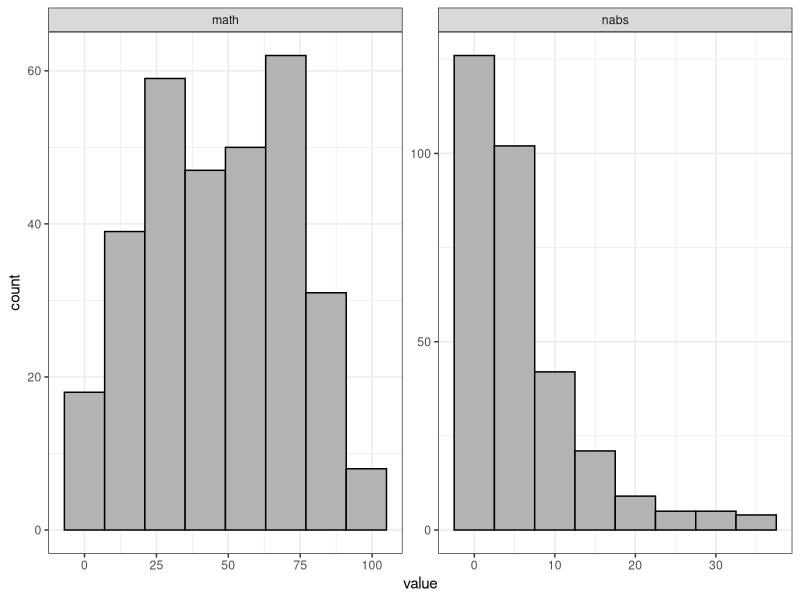
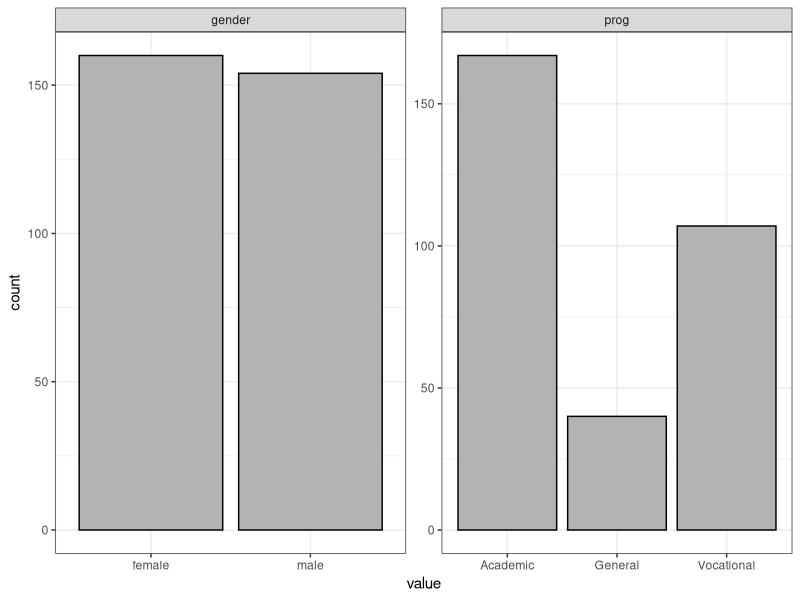
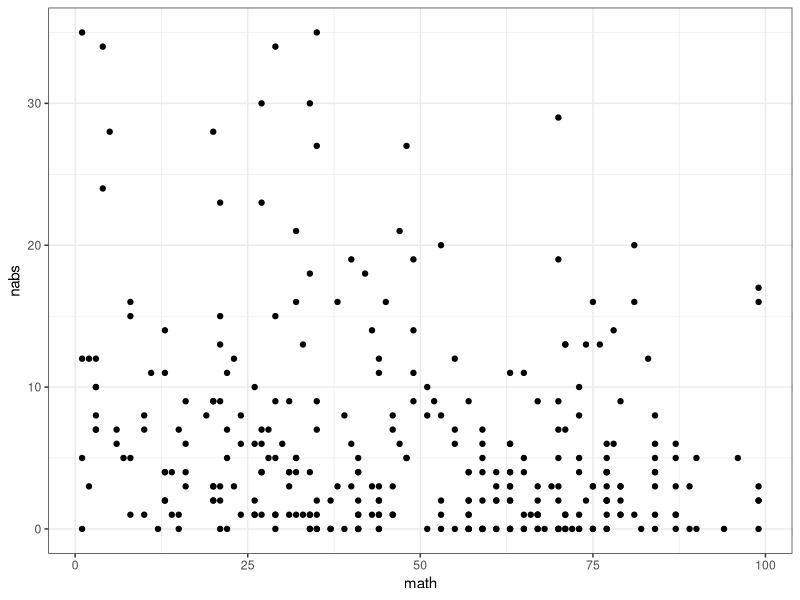
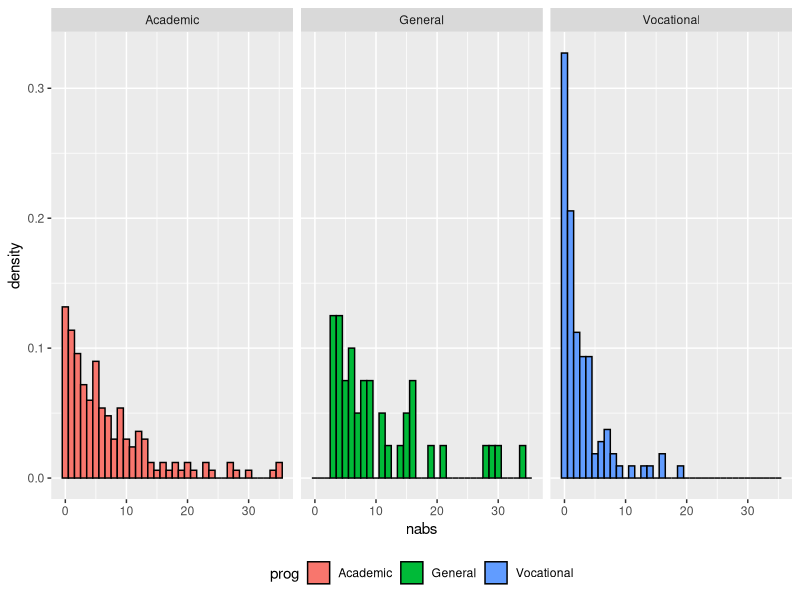
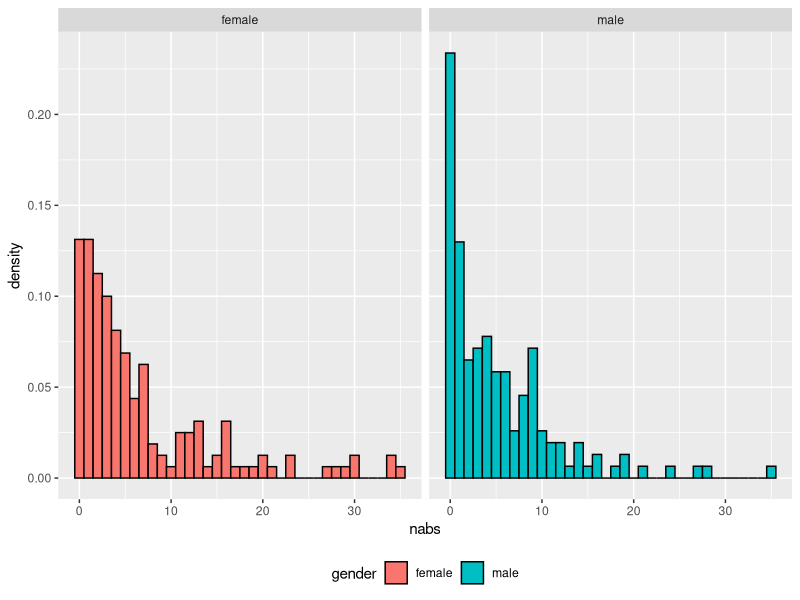

These charts were generated, in order, by the following R code: (Note: this script raises an error after producing the figures.)
#******************************************************************************************************
# Applied generalized linear model - FS 
# Viviana Amati 
# Social Network Labs
# Department of Humanities, Social and Political Sciences
# ETH Zurich
# 12 May 2020

# This script provides the code to make inference using the Poisson and the Negative Binomial regression models. 
# The commented output is in the lecture notes.
#******************************************************************************************************


# The data set absences.csv contains information on the number of absences of high school students in a school. 
# The variables in the data set are:
# gender: gender ("male,"female")
# math: the score on a math test (range: 0 - 100)
# nabs: number absences in last school year (in days)
# prog: the type of instructional program in which the student is enrolled ("General", "Academic", "Vocational")

# The school director would like to understand the attendance behaviour of the students and 
# relate it to the characteristics of the students and the study program they chose described 
# by the variables above  


#-----------------------------------------------------------------------------------------------------
# Directory and libraries
#-----------------------------------------------------------------------------------------------------
setwd("...")
library(ggplot2)
library(MASS)
library(reshape2)
library(tidyverse)
library(car)
install.packages("sandwich")
library(sandwich)


#-----------------------------------------------------------------------------------------------------
# Import data and descriptive statistics
#-----------------------------------------------------------------------------------------------------
absence <- read.csv("absences.csv")
head(absence)
summary(absence)


# Histograms showing the distribution of the variables
ggplot(gather(absence[,2:3]), aes(value)) + 
  geom_histogram(bins=8,color="black", fill="grey70") + 
  facet_wrap(~key, scales = 'free') +
  theme_bw()

ggplot(gather(absence[,c(1,4)]), aes(value)) + 
  geom_histogram(color="black", fill="grey70", stat="count") + 
  facet_wrap(~key, scales = 'free') +
  theme_bw()


# Dependence of Y on the explanatory variables
# Math score
ggplot(absence, aes(x=math,y=nabs))+ geom_point()+
  theme_bw()

# Program
ggplot(absence, aes(nabs, fill = prog)) + geom_histogram(aes(y=..density..),color="black",binwidth = 1) + 
  facet_grid(cols = vars(prog), scales = "fixed")+ theme(legend.position="bottom")

# Gender
ggplot(absence, aes(nabs, fill=gender)) + geom_histogram(aes(y=..density..),color="black",binwidth = 1) + 
  facet_grid(cols = vars(gender), scales = "fixed")+ theme(legend.position="bottom")

# Given the descriptives, what would you expect the sign of the coefficients of the estimated PRM to be?
# Take three minutes to think about this and record your expectation below

# gender ref. female: 
# program ref. academic: 
# math:

# We will check at the end


#-----------------------------------------------------------------------------------------------------
# Model estimation
#-----------------------------------------------------------------------------------------------------
# The code below estimates a PRM using the glm function. 
# The function requires the specification of the dependent and explanatory variables 
# using the usual formula:
#          dep ~ explanatory variables separated by +

modPoi1 <- glm(nabs ~ math + prog + gender, family="poisson", data=absence)
summary(modPoi1)


#-----------------------------------------------------------------------------------------------------
# Model diagnostics
#-----------------------------------------------------------------------------------------------------
# A better way to visualize the diagnostics
# Linearity
residualPlots(modPoi1, type = "deviance", pch=20, smooth=list(col="red"))

# Outliers, leverage, Cook's distance
influenceIndexPlot(modPoi1,vars=c("Studentized", "hat", "Cook"), id=list(n=c(4)))

# I will send you in the breaking rooms. Analyse the model diagnostic and argue whether the linearity 
# assumption is met by the data, there are outliers, high leverage or influential points. 
# Summarize your conclusions (answers + motivation).
# Choose one reference person in the group that will report your findings.
# You have 5 minutes and then I will call you back


#-----------------------------------------------------------------------------------------------------
# Model fit
#-----------------------------------------------------------------------------------------------------
# Test the goodness of fit of the model
modPoi2 <-  glm(nabs ~ 1, family="poisson", data=absence)
anova(modPoi2, modPoi1, test="Chisq")


#-----------------------------------------------------------------------------------------------------
# Parameter interpretation
#-----------------------------------------------------------------------------------------------------
# Factor and percentage change
resPoi <- round(data.frame(summary(modPoi1)$coefficients, exp.Est=exp(modPoi1$coefficients), 
                     perc.Est=(exp(modPoi1$coefficients)-1)*100),digits=3)
resPoi


#-----------------------------------------------------------------------------------------------------
# Have we forgotten anything? 
#-----------------------------------------------------------------------------------------------------
# Overdispersion/Underdispersion!
with(absence, tapply(nabs, prog, function(x) {
  sprintf("M (SD) = %1.2f (%1.2f)", mean(x), sd(x))
}))
with(absence, tapply(nabs, gender, function(x) {
  sprintf("M (SD) = %1.2f (%1.2f)", mean(x), sd(x))
}))


# Robust standard error
cov.modPoi1 <- vcovHC(modPoi1, type="HC0")
std.err <- sqrt(diag(cov.modPoi1))
resPoiSan <- round(data.frame(Estimate= coef(modPoi1), Robust.se = std.err,
                   p.value = 2 * pnorm(abs(coef(modPoi1)/std.err), lower.tail=FALSE), 
                   exp.Est=exp(modPoi1$coefficients)),digits=3)
resPoiSan


#-----------------------------------------------------------------------------------------------------
# Negative binomial model
#-----------------------------------------------------------------------------------------------------
modNegBin <- glm.nb(nabs ~ math + prog + gender, data = absence)
summary(modNegBin)


#-----------------------------------------------------------------------------------------------------
# Model diagnostics
#-----------------------------------------------------------------------------------------------------
# A better way to visualize the diagnostics
# Linearity
residualPlots(modNegBin, type = "deviance", pch=20, smooth=list(col="red"))

# Outliers, leverage, Cook's distance
influenceIndexPlot(modNegBin,vars=c("Studentized", "hat", "Cook"), id=list(n=c(4)))
outlierTest(modNegBin) # Testing outliers


#-----------------------------------------------------------------------------------------------------
# Parameter interpretation
#-----------------------------------------------------------------------------------------------------
# Factor and percentage change
resmodNegBin <- round(data.frame(summary(modNegBin)$coefficients, exp.Est=exp(modNegBin$coefficients), 
                           perc.Est=(exp(modNegBin$coefficients)-1)*100),digits=3)
alpha <- 1/modNegBin$theta
alpha

# Formal test for overdispersion: Assignment 3, Task 4

# Predicted values
# Order by gender, program and math
absence$predict <- predict(modNegBin,type="response")
absence2 <- absence[with(absence, order(gender,prog, math)), ]

#Plot predict values
ggplot(absence2, aes(x = math, y = predict, colour = prog)) +
  geom_point(aes(y = nabs), alpha=.5, position=position_jitter(h=.2)) +
  geom_line(size = 1) +
  facet_grid(cols = vars(gender)) +
  labs(x = "Math Score", y = "Expected number of absences")
